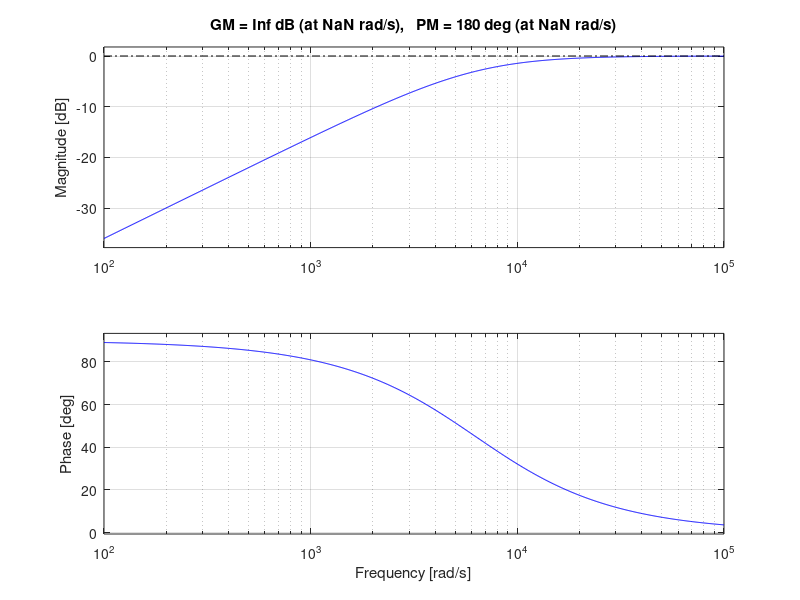

Write the MATLAB code that produced this figure.
clear all;
close all;
clc;

% 제한사항
% 1. 인버터 없이. 
% 2. Lds, Lqs는 상수. 

% saturation 넣어야? 
% 이상적인 전류 센싱 
% 디지털 제어는 없음. 

% theta_r_tilde가 90도가 안된다고 가정. sin(2*theta_r_tilde) = 0이 되도록하는 것.

Mode = 1; % 1: speed feedback, 2: sensorless

V_inj = 60;
w_h = 2*pi*1000;
rad2deg = 180/pi;

Stop_Time = 10;
J = 0.045;
B=0.0001;
TL=20;

P = 24;
Rs=2;
Lds = 30.0e-3; %[H] 
Lqs = 40.0e-3; %[H]
Lamf = 0.12; %[Wb]

Wrpm_rated = 400;
Te_rated = 20;

% Is_rated = 4.5;
Is_rated = 10;

Wrm_rated = Wrpm_rated *2*pi/60;
Wr_rated = Wrm_rated*P;


Wcc = 100*2*pi;
Kpc = Lds*Wcc;
Kic = Rs*Wcc;


Kt = 1.5*P*Lamf;
Wsc=2*pi*5;
Kps=J*Wsc/Kt;
Kis=J*Wsc^2/5/Kt;
Kas=1/Kps;

Vsmax = 60;



%%

G = tf([1 0], [1 w_h]);

margin(G)


